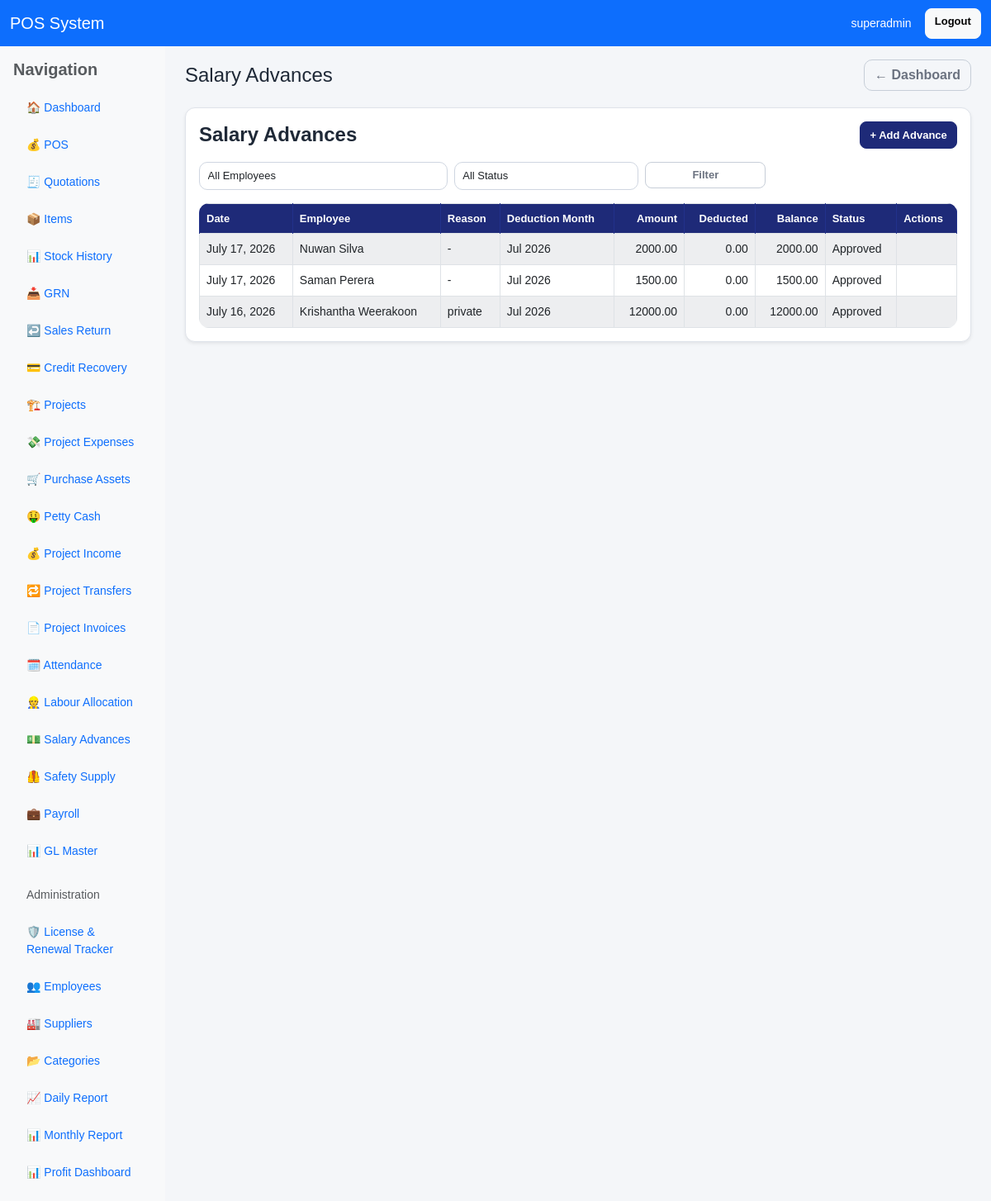
Before: /salary-advances/ (signed in) with the older database file.
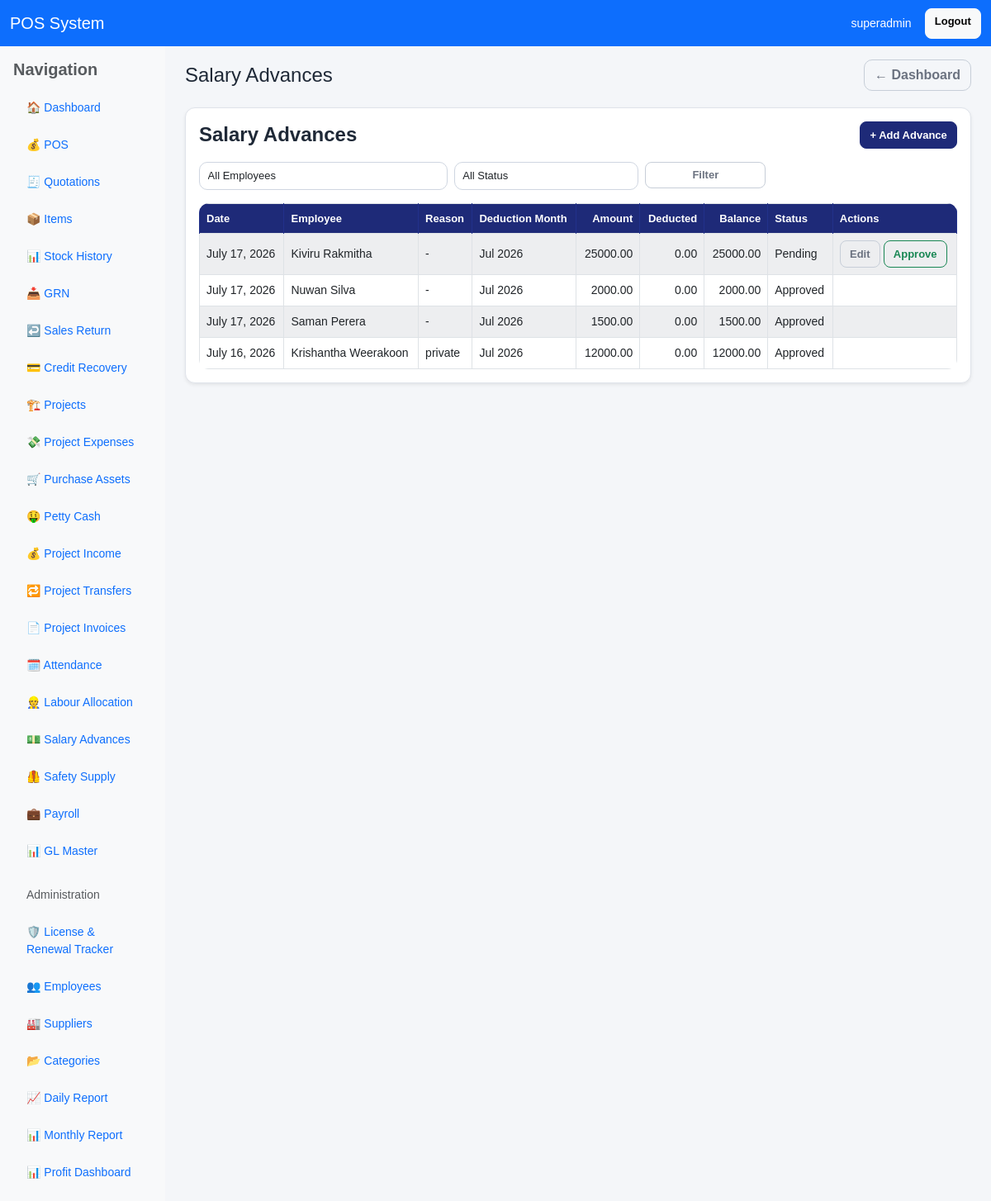
After: the same page with the newer database file.
### pos/models.py (models this page shows, shortened)
class SalaryAdvance(models.Model):
    STATUS_CHOICES = [
        ("pending", "Pending"),
        ("approved", "Approved"),
        ("rejected", "Rejected"),
    ]
    employee = models.ForeignKey("Employee", on_delete=models.CASCADE, related_name="salary_advances")
    advance_date = models.DateField(default=timezone.now)
    amount = models.DecimalField(max_digits=14, decimal_places=2, default=0)
    reason = models.CharField(max_length=255, blank=True, null=True)
    status = models.CharField(max_length=20, choices=STATUS_CHOICES, default="pending")
    deduction_month = models.DateField(blank=True, null=True)
    deducted_amount = models.DecimalField(max_digits=14, decimal_places=2, default=0)
    approved_by = models.ForeignKey(User, on_delete=models.SET_NULL, null=True, blank=True, related_name="approved_salary_advances")
    created_at = models.DateTimeField(auto_now_add=True)
    updated_at = models.DateTimeField(auto_now=True)
    class Meta:
        ordering = ["-advance_date", "-id"]
    @property
    def remaining_balance(self):
        return Decimal(str(self.amount or 0)) - Decimal(str(self.deducted_amount or 0))

class Employee(models.Model):
    EMPLOYMENT_TYPE_CHOICES = [
        ("permanent", "Permanent"),
        ("executive", "Executive"),
        ("contract", "Contract"),
        ("daily_labour", "Daily Labour"),
    ]
    SALARY_TYPE_CHOICES = [
        ("monthly", "Monthly"),
        ("daily", "Daily"),
        ("contract", "Contract"),
    ]
    user = models.ForeignKey(User, on_delete=models.SET_NULL, null=True, blank=True, related_name="employee_profile")
    emp_no = models.CharField(max_length=30, unique=True, blank=True, null=True)
    full_name = models.CharField(max_length=255)
    nic = models.CharField(max_length=20, blank=True, null=True)
    employee_category = models.CharField(max_length=100, blank=True, null=True)
    designation = models.CharField(max_length=100, blank=True, null=True)
    department = models.CharField(max_length=100, blank=True, null=True)
    joining_date = models.DateField(blank=True, null=True)
    basic_salary = models.DecimalField(max_digits=14, decimal_places=2, default=0)
    daily_rate = models.DecimalField(max_digits=14, decimal_places=2, default=0)
    ot_rate = models.DecimalField(max_digits=12, decimal_places=2, default=0, help_text="OT rate per hour. If blank/0, derived from daily/basic rate.")
    salary_type = models.CharField(max_length=20, choices=SALARY_TYPE_CHOICES, default="monthly")
    contract_based = models.BooleanField(default=False)
    employment_type = models.CharField(max_length=30, choices=EMPLOYMENT_TYPE_CHOICES, default="permanent")
    epf_etf_applicable = models.BooleanField(default=True)
    default_project = models.ForeignKey(Project, on_delete=models.SET_NULL, null=True, blank=True, related_name="default_employees")
    default_supervisor = models.ForeignKey("self", on_delete=models.SET_NULL, null=True, blank=True, related_name="default_supervised_employees")
    bank_name = models.CharField(max_length=255, blank=True, null=True)
    bank_account_no = models.CharField(max_length=50, blank=True, null=True)
    address = models.TextField(blank=True, null=True)
    tel = models.CharField(max_length=30, blank=True, null=True)
    petty_cash_limit = models.DecimalField(max_digits=12, decimal_places=2, default=0)
    is_active = models.BooleanField(default=True)
    created_at = models.DateTimeField(auto_now_add=True)
    class Meta:
        ordering = ["emp_no", "full_name"]

### pos/views.py (the view)
# urls.py: path('salary-advances/', views.salary_advance_list, name='salary_advance_list'),
@user_passes_test(can_process_payroll)
def salary_advance_list(request):
    advances = SalaryAdvance.objects.select_related("employee", "approved_by").order_by("-advance_date", "-id")
    employee_id = request.GET.get("employee")
    status = request.GET.get("status")
    if employee_id:
        advances = advances.filter(employee_id=employee_id)
    if status:
        advances = advances.filter(status=status)
    return render(request, "pos/salary_advance_list.html", {
        "advances": advances,
        "employees": Employee.objects.filter(is_active=True).order_by("full_name"),
        "selected_employee": employee_id or "",
        "selected_status": status or "",
    })

### pos/views.py (called while the page is built)
def is_owner(user):
    return user.is_superuser or user.groups.filter(name__iexact="Owner").exists()

def can_process_payroll(user):
    return is_owner(user) or is_hr_manager(user)

### pos/templates/pos/salary_advance_list.html (shortened to what this page needs)
{% extends 'base.html' %}
{% block page_title %}Salary Advances{% endblock %}
{% block content %}
<div class="card shadow-sm">
    <div class="card-body">
        <div class="d-flex justify-content-between align-items-center mb-3">
            <h4 class="mb-0">Salary Advances</h4>
            <a href="{% url 'add_salary_advance' %}" class="btn btn-primary btn-sm">+ Add Advance</a>
        </div>
        <form method="get" class="row g-2 mb-3">
            <div class="col-md-4">
                <select name="employee" class="form-select form-select-sm">
                    <option value="">All Employees</option>
                </select>
            </div>
            <div class="col-md-3">
                <select name="status" class="form-select form-select-sm">
                    <option value="">All Status</option>
                </select>
            </div>
            <div class="col-md-2"><button class="btn btn-outline-secondary btn-sm w-100">Filter</button></div>
        </form>
        <div class="table-responsive">
            <table class="table table-bordered table-striped align-middle">
                <thead>
                    <tr>
                        <th>Date</th>
                        <th>Employee</th>
                        <th>Reason</th>
                        <th>Deduction Month</th>
                        <th class="text-end">Amount</th>
                        <th class="text-end">Deducted</th>
                        <th class="text-end">Balance</th>
                        <th>Status</th>
                        <th>Actions</th>
                    </tr>
                </thead>
                <tbody>
                    {% for a in advances %}
                    <tr>
                        <td>{{ a.advance_date }}</td>
                        <td>{{ a.employee.full_name }}</td>
                        <td>{{ a.reason|default:'-' }}</td>
                        <td>{% if a.deduction_month %}{{ a.deduction_month|date:'M Y' }}{% else %}-{% endif %}</td>
                        <td class="text-end">{{ a.amount }}</td>
                        <td class="text-end">{{ a.deducted_amount }}</td>
                        <td class="text-end">{{ a.remaining_balance }}</td>
                        <td>{{ a.get_status_display }}</td>
                        <td>
                            {% if a.status == 'pending' %}
                            <a href="{% url 'edit_salary_advance' a.id %}" class="btn btn-sm btn-outline-secondary">Edit</a>
                            <a href="{% url 'approve_salary_advance' a.id %}" class="btn btn-sm btn-outline-success">Approve</a>
                            {% endif %}
                        </td>
                    </tr>
                    {% empty %}
                    <tr><td colspan="9" class="text-center text-muted">No salary advances yet.</td></tr>
                    {% endfor %}
                </tbody>
            </table>
        </div>
    </div>
</div>
{% endblock %}

Changed rows visible on the page:
added SalaryAdvance: advance_date "July 17, 2026", employee.full_name "Kiviru Rakmitha", reason "-", deduction_month "Jul 2026", amount "25000.00", deducted_amount "0.00", remaining_balance "25000.00", status "Pending", shows "Edit"
